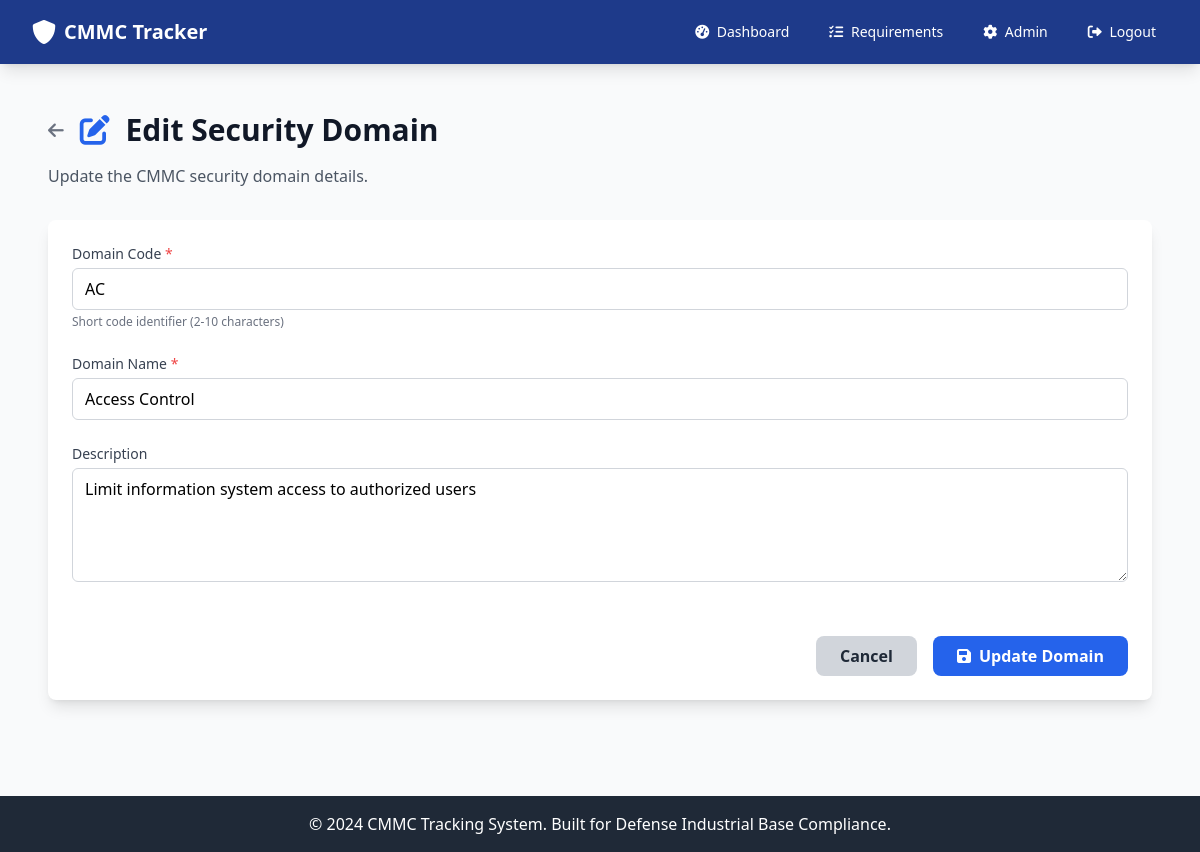
Page /admin/domains/edit/1 (signed in) on the committed database.
### app.py (models this page shows)
class CMMCDomain(db.Model):
    __tablename__ = 'cmmc_domain'
    id = db.Column(db.Integer, primary_key=True)
    code = db.Column(db.String(10), unique=True, nullable=False)
    name = db.Column(db.String(100), nullable=False)
    description = db.Column(db.Text)
    created_at = db.Column(db.DateTime, default=datetime.utcnow)

### app.py (the view, shortened to what this page needs)
@app.route('/admin/domains/edit/<int:id>', methods=['GET', 'POST'])
@admin_required
def admin_edit_domain(id):
    domain = CMMCDomain.query.get_or_404(id)
    return render_template('admin/edit_domain.html', domain=domain)

### app.py (called while the page is built, shortened)
def admin_required(f):
    @wraps(f)
    def decorated_function(*args, **kwargs):
        if 'user_id' not in session:
            flash('Please log in to access this page.', 'warning')
            return redirect(url_for('login'))
        user = User.query.get(session['user_id'])
        if not user or user.role != 'admin':
            flash('Admin access required.', 'error')
            return redirect(url_for('dashboard'))
        return f(*args, **kwargs)
    return decorated_function

@app.before_request
def enforce_device_and_user_authorization():
    open_endpoints = {
        'index', 'login', 'register', 'logout', 'static', 'device_pending'
    }
    if request.endpoint in open_endpoints:
        return None
    if 'user_id' not in session:
        return None
    user = User.query.get(session['user_id'])
    if not user:
        session.clear()
        return redirect(url_for('login'))
    if not user.is_authorized:
        flash('Your account is awaiting authorization by an administrator.', 'warning')
        return redirect(url_for('index'))
    if user.role == 'admin':
        return None

### templates/admin/edit_domain.html (shortened to what this page needs)
{% extends "base.html" %}
{% block content %}
<div class="px-4 py-6">
    <div class="mb-8">
        <div class="flex items-center mb-4">
            <a href="{{ url_for('admin_domains') }}" class="text-gray-500 hover:text-gray-700 mr-4">
                <i class="fas fa-arrow-left text-lg"></i>
            </a>
            <h1 class="text-3xl font-bold text-gray-900">
                <i class="fas fa-edit text-blue-600 mr-2"></i>
                Edit Security Domain
            </h1>
        </div>
        <p class="text-gray-600">Update the CMMC security domain details.</p>
    </div>
    <div class="bg-white shadow-lg rounded-lg">
        <form method="POST" class="space-y-6 p-6">
            <div>
                <label for="code" class="block text-sm font-medium text-gray-700 mb-1">
                    Domain Code <span class="text-red-500">*</span>
                </label>
                <input type="text" id="code" name="code" required maxlength="10"
                       value="{{ domain.code }}"
                       class="w-full border border-gray-300 rounded-md px-3 py-2 focus:outline-none focus:ring-blue-500 focus:border-blue-500"
                       placeholder="e.g., AC">
                <p class="text-xs text-gray-500 mt-1">Short code identifier (2-10 characters)</p>
            </div>
            <div>
                <label for="name" class="block text-sm font-medium text-gray-700 mb-1">
                    Domain Name <span class="text-red-500">*</span>
                </label>
                <input type="text" id="name" name="name" required
                       value="{{ domain.name }}"
                       class="w-full border border-gray-300 rounded-md px-3 py-2 focus:outline-none focus:ring-blue-500 focus:border-blue-500"
                       placeholder="e.g., Access Control">
            </div>
            <div>
                <label for="description" class="block text-sm font-medium text-gray-700 mb-1">
                    Description
                </label>
                <textarea id="description" name="description" rows="4"
                          class="w-full border border-gray-300 rounded-md px-3 py-2 focus:outline-none focus:ring-blue-500 focus:border-blue-500"
                          placeholder="Describe this security domain and its purpose...">{{ domain.description or '' }}</textarea>
            </div>
            <div class="flex justify-end space-x-4 pt-6">
                <a href="{{ url_for('admin_domains') }}"
                   class="bg-gray-300 hover:bg-gray-400 text-gray-800 font-bold py-2 px-6 rounded-lg transition duration-200">
                    Cancel
                </a>
                <button type="submit"
                        class="bg-blue-600 hover:bg-blue-700 text-white font-bold py-2 px-6 rounded-lg transition duration-200">
                    <i class="fas fa-save mr-2"></i>Update Domain
                </button>
            </div>
        </form>
    </div>
</div>
{% endblock %}

### rows in the picture
CMMCDomain: code "AC", name "Access Control", description "Limit information system access to authorized users"
